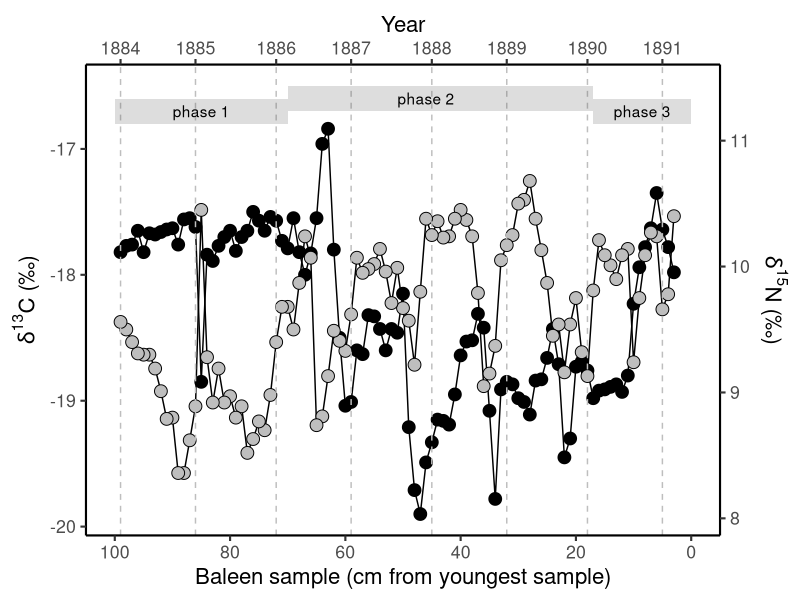
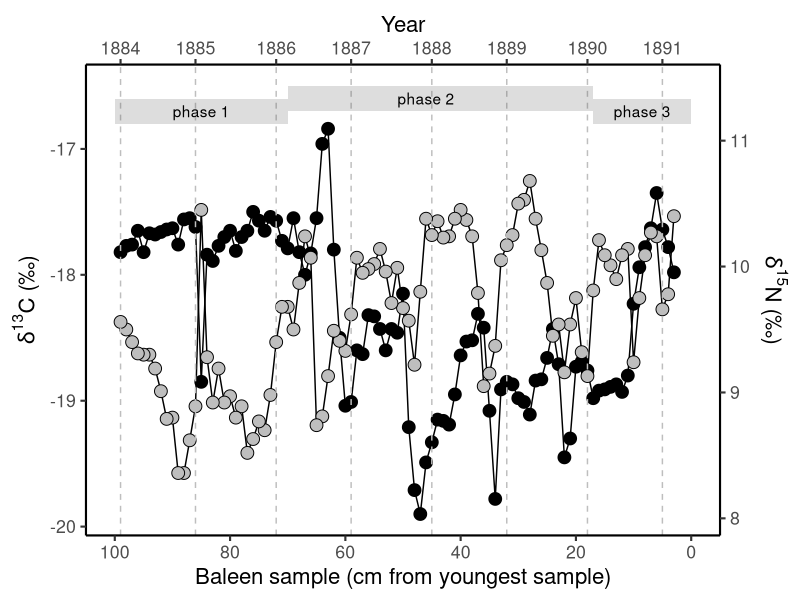

The R script that drew these images, in order:
# Author: Clive Trueman
# Adapted by: Andrew Jackson June 2017 & Natalie Cooper Oct 2017.
# About: Script to generate figure 1

# = = = = = = = = = = = = = = = = = = = = = = = = = = = = = =
# Load libraries
library(tidyverse)
library(lubridate)
library(ggrepel)

# = = = = = = = = = = = = = = = = = = = = = = = = = = = = = =
# Figure 1 - raw whale isotope data with two y-axes
# = = = = = = = = = = = = = = = = = = = = = = = = = = = = = =
# read in data and extract just the blue whale
whale_isos <- read_csv("data/raw-whale-isotope-data.csv")

KC7 <- filter(whale_isos, whale_ID == "KC7")

# = = = = = = = = = = = = = = = = = = = = = = = = = = = = = =
# convert sample number to days based on growth rate of baleen
growth_rate <- 13.5  # baleen growth rate in centimetres per year
last_sample <- ymd("1891-03-01") # final date of last keratin sample

KC7 <- 
  KC7 %>%
  mutate(days = sample_cm * 365.25 / growth_rate) %>%
  mutate(days = days - days[1]) %>%
  mutate(rev_days = days - days[length(days)]) %>%
  mutate(sample_date = last_sample + rev_days) %>%
  mutate(year = year(sample_date))

# Create a variable to label the years
year_labels <- with(KC7, seq(min(year), max(year), by = 1))
year_breaks <- which(duplicated(KC7$year) == FALSE)
# = = = = = = = = = = = = = = = = = = = = = = = = = = = = = =
# plot the isotope data
point_size <- 4

isop <- ggplot(KC7, aes(x = rev(sample_cm))) + 
  theme_classic(base_size = 16) + 
  xlab("Baleen sample (cm from youngest sample)") + 
  scale_x_continuous(breaks = seq(0, 100, 20), 
                     labels = seq(100, 0, -20),
                     sec.axis = sec_axis(~., 
                                         breaks = rev(year_breaks),
                                         labels = rev(year_labels),
                                         name = "Year"))

isop <- isop + geom_line(aes(y = d13C)) + 
  geom_point(aes(y = d13C), size = point_size, shape = 21, fill = "black") +
  ylab(expression(paste(delta^{13}, "C (\u2030)")))

# add the d15N data but need to scale it to d13C
v_shift <- mean(KC7$d15N) - mean(KC7$d13C) 

isop <- isop + geom_line(aes(y = d15N - v_shift)) + 
  geom_point(aes(y = (d15N - v_shift)), size = point_size, 
             shape = 21, fill = "grey")

# add the second axis and rescale it appropriately
isop <- isop + 
  scale_y_continuous(
    sec.axis = sec_axis(~.+v_shift, 
                        name = expression(paste(delta^{15}, "N (\u2030)"))))

isop <- isop + geom_vline(xintercept = rev(year_breaks),
                          color = "grey", lty = 2)

# Add lines for phases
isop <-
isop +
  annotate("rect", xmin = 0, xmax = 30, ymin = -16.8, ymax = -16.6,
         alpha = 0.2) +
  annotate("text", x = 15, y = -16.7, label = "phase 1") +
  annotate("rect", xmin = 30, xmax = 83, ymin = -16.7, ymax = -16.5,
           alpha = 0.2) +
  annotate("text", x = 54, y = -16.6, label = "phase 2")  +
annotate("rect", xmin = 83, xmax = 100, ymin = -16.8, ymax = -16.6,
         alpha = 0.2) +
  annotate("text", x = 91.5, y = -16.7, label = "phase 3")  

print(isop)

ggsave("manuscript/PeerJ/figures/Figure-1-raw-dC-dN-data.png", isop, 
       device = png(width = 600, height = 400))
